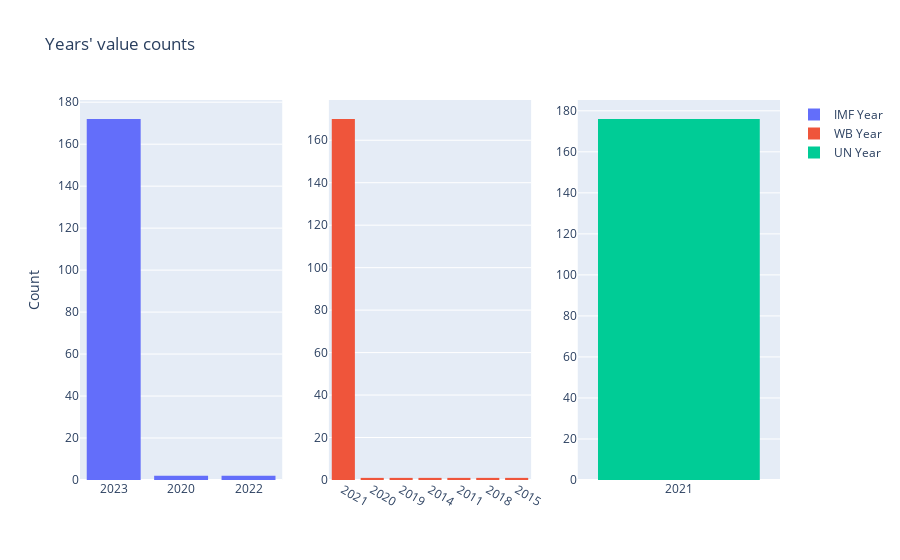

Write notebook code for a chart like this one.
### Markdown cell above
The marginal plots, top(rug) and right(violin), are to better identify each data point(when clustered) and to get its range

* Countries with the lowest GDP are predominently from the African region

### Code cell
# Histogram to get Years' value counts

fig = make_subplots(1, 3)

fig.add_trace(go.Histogram(x=df['IMF Year'], name='IMF Year'), 1, 1)
fig.add_trace(go.Histogram(x=df['WB Year'], name='WB Year'), 1, 2)
fig.add_trace(go.Histogram(x=df['UN Year'], name='UN Year'), 1, 3)

fig.update_layout(title="Years' value counts", yaxis_title='Count')

iplot(fig)

### Figure 1 — Plotly figure (JSON) as saved in the notebook; plotly's stock layout.template omitted (floating-point values rounded to 4 significant figures; data arrays with more than 128 entries replaced by an {"elided": "..."} marker saying what was removed)
{"data": [{"name": "IMF Year", "type": "histogram", "x": {"elided": "176 str values"}, "xaxis": "x", "yaxis": "y"}, {"name": "WB Year", "type": "histogram", "x": {"elided": "176 str values"}, "xaxis": "x2", "yaxis": "y2"}, {"name": "UN Year", "type": "histogram", "x": {"elided": "176 mixed values"}, "xaxis": "x3", "yaxis": "y3"}], "layout": {"title": {"text": "Years' value counts"}, "xaxis": {"anchor": "y", "domain": [0.0, 0.2889]}, "xaxis2": {"anchor": "y2", "domain": [0.3556, 0.6444]}, "xaxis3": {"anchor": "y3", "domain": [0.7111, 1.0]}, "yaxis": {"anchor": "x", "domain": [0.0, 1.0], "title": {"text": "Count"}}, "yaxis2": {"anchor": "x2", "domain": [0.0, 1.0]}, "yaxis3": {"anchor": "x3", "domain": [0.0, 1.0]}}}
